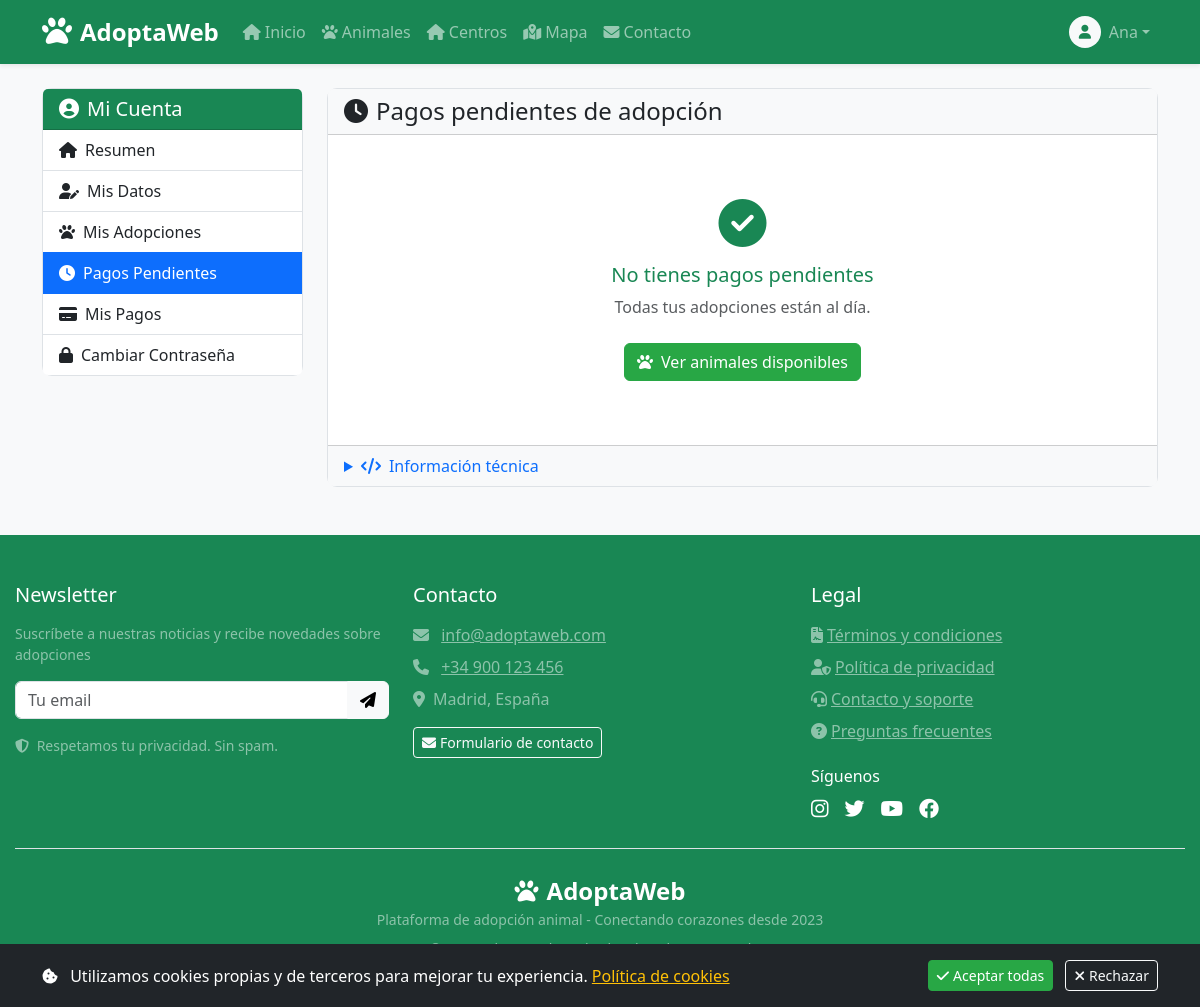
The page /perfil/pagos-pendientes.php (signed in) on the database as committed earlier.
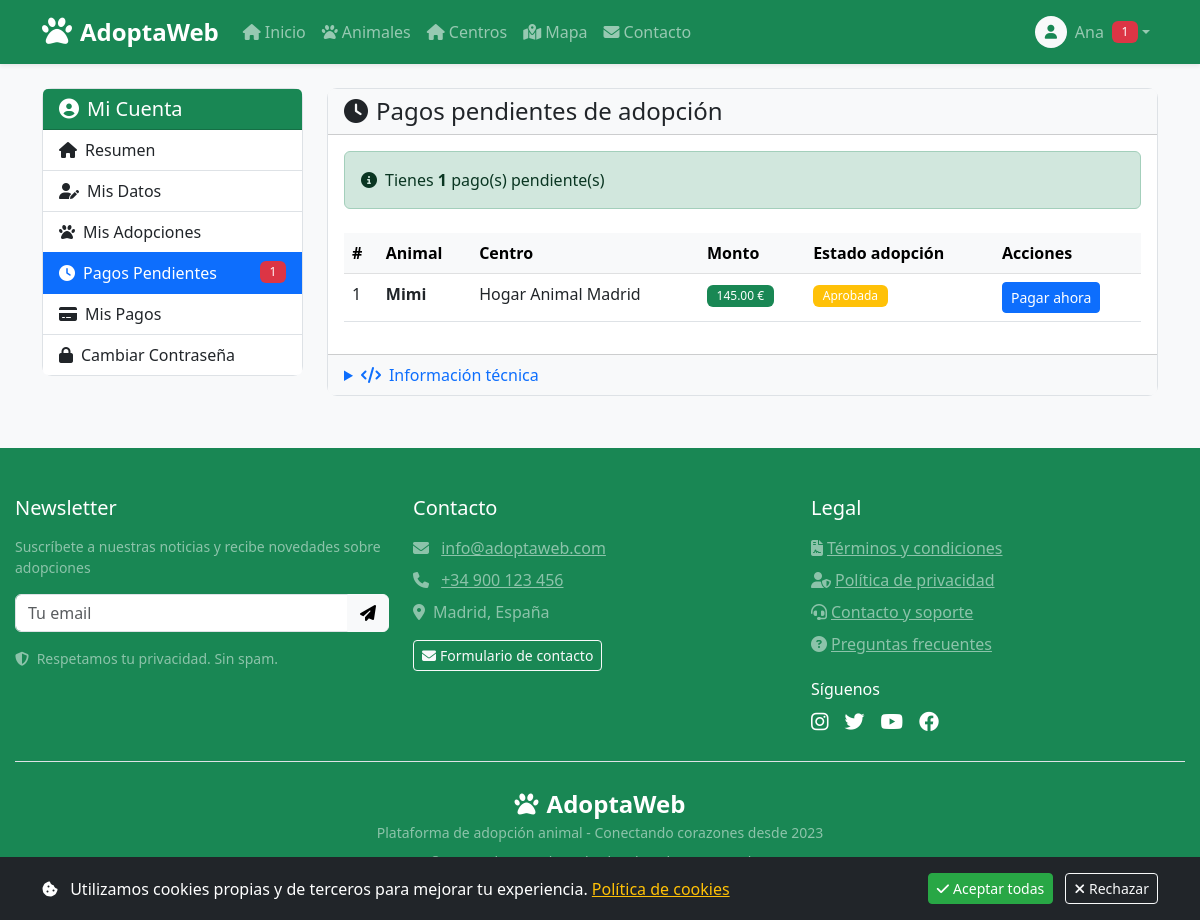
The same page on the database as committed later.
### tables this page shows
CREATE TABLE `adopciones_pagos` (
  `id` int(11) NOT NULL,
  `id_adopcion` int(11) NOT NULL,
  `id_usuario` int(11) NOT NULL,
  `monto` decimal(10,2) NOT NULL,
  `estado` enum('Pendiente','Pagado','Cancelado') DEFAULT 'Pendiente',
  `fecha_creacion` datetime DEFAULT current_timestamp(),
  `fecha_pago` datetime DEFAULT NULL,
  `token_pago` varchar(64) DEFAULT NULL
);

CREATE TABLE `adopciones` (
  `id_adopcion` int(11) NOT NULL,
  `id_usuario` int(11) DEFAULT NULL,
  `id_animal` int(11) DEFAULT NULL,
  `fecha_solicitud` date DEFAULT curdate(),
  `fecha_adopcion` date DEFAULT NULL,
  `estado` enum('Pendiente','Aprobada','Rechazada') DEFAULT 'Pendiente',
  `notas` text DEFAULT NULL
);

### includes/config.php (called while the page is built, shortened)
<?php
require_once ROOT_PATH . '/includes/conexion.php';
function estaLogueado() {
    return isset($_SESSION['user_id']);
}
function esAdmin() {
    return isset($_SESSION['user_role']) && (int)$_SESSION['user_role'] === 1;
}
function obtenerUsuario() {
    global $pdo;
    if (estaLogueado()) {
        $stmt = $pdo->prepare("SELECT * FROM usuarios WHERE id_usuario = ?");
        $stmt->execute([$_SESSION['user_id']]);
        return $stmt->fetch();
    }
    return null;
}
?>

### perfil/pagos-pendientes.php (the view, shortened to what the changed rows need)
<?php
require_once '../includes/config.php';
$user_id = $_SESSION['user_id'] ?? 0;
$pendientes   = [];
try {
    $sql = "SELECT
                ap.id,
                ap.monto,
                ap.token_pago,
                a.estado AS estado_adopcion,
                COALESCE(an.nombre,'Sin nombre') AS animal_nombre,
                COALESCE(c.nombre,'Centro no especificado') AS centro_nombre
            FROM adopciones_pagos ap
            LEFT JOIN adopciones a ON ap.id_adopcion = a.id_adopcion
            LEFT JOIN animales an ON a.id_animal = an.id_animal
            LEFT JOIN centros c ON an.id_centro = c.id_centro
            WHERE ap.id_usuario = ? AND ap.estado = 'Pendiente'
            ORDER BY ap.id DESC";
    $stmt = $pdo->prepare($sql);
    $stmt->execute([$user_id]);
    $pendientes = $stmt->fetchAll(PDO::FETCH_ASSOC) ?: [];
} catch (Exception $e) {
    $pendientes = [];
}
$numPendientes = count($pendientes);
?>
<!DOCTYPE html>
<html lang="es">
<head>
    <?php include '../includes/header.php'; ?>
</head>
<body>
<?php include '../includes/navbar.php'; ?>
<div class="container mt-4">
    <div class="row">
        <div class="col-md-3"><?php include 'menu-lateral.php'; ?></div>
        <div class="col-md-9">
            <div class="card">
                <div class="card-body">
                    <?php if ($numPendientes > 0): ?>
                        <div class="alert alert-success mb-4">
                            <i class="fas fa-info-circle me-2"></i>Tienes <strong><?= $numPendientes ?></strong> pago(s) pendiente(s)
                        </div>
                        <div class="table-responsive">
                            <table class="table table-hover">
                                <thead class="table-light">
                                    <tr><th>#</th><th>Animal</th><th>Centro</th><th>Monto</th><th>Estado adopción</th><th>Acciones</th></tr>
                                </thead>
                                <tbody>
<?php
$stmt = $pdo->prepare("
    SELECT
    ap.id,
    ap.monto,
    ap.token_pago,
    a.estado AS estado_adopcion,
    COALESCE(an.nombre,'Sin nombre') AS animal_nombre,
    COALESCE(c.nombre,'Centro no especificado') AS centro_nombre
FROM adopciones_pagos ap
JOIN adopciones a ON ap.id_adopcion = a.id_adopcion
LEFT JOIN animales an ON a.id_animal = an.id_animal
LEFT JOIN centros c ON an.id_centro = c.id_centro
WHERE ap.id_usuario = ?
  AND ap.estado = 'Pendiente'
  AND a.estado = 'Aprobada'
ORDER BY ap.id DESC
");
$stmt->execute([$_SESSION['user_id']]);
$filas = $stmt->fetchAll(PDO::FETCH_ASSOC);
$html = '';
foreach ($filas as $i => $p) {
    $html .= '
    <tr>
        <td>' . ($i + 1) . '</td>
        <td><strong>' . htmlspecialchars($p['animal_nombre']) . '</strong></td>
        <td>' . htmlspecialchars($p['centro_nombre']) . '</td>
        <td><span class="badge bg-success">' . number_format($p['monto'], 2) . ' €</span></td>
        <td><span class="badge bg-warning">' . htmlspecialchars($p['estado_adopcion']) . '</span></td>
        <td>
            <a href="' . BASE_URL . '/pagos/vacunas.php?token=' . $p['token_pago'] . '" class="btn btn-sm btn-primary">
                Pagar ahora
            </a>
        </td>
    </tr>';
}
?>
<?= $html ?>
                                </tbody>
                            </table>
                        </div>
                    <?php else: ?>
                        <div class="text-center py-5">
                            <i class="fas fa-check-circle fa-3x text-success mb-3"></i>
                            <h5 class="text-success">No tienes pagos pendientes</h5>
                            <p class="text-muted mb-4">Todas tus adopciones están al día.</p>
                            <a href="<?= BASE_URL ?>/animales/" class="btn btn-success">
                                <i class="fas fa-paw me-2"></i>Ver animales disponibles
                            </a>
                        </div>
                    <?php endif; ?>
                </div>
            </div>
        </div>
    </div>
</div>
<?php include '../includes/footer.php'; ?>
</body>
</html>

### includes/navbar.php (shortened to what the changed rows need)
<?php
$usuario = obtenerUsuario();
if (estaLogueado() && !esAdmin()) {
    $stmt = $pdo->prepare("SELECT COUNT(*) FROM adopciones_pagos WHERE id_usuario=? AND estado='Pendiente'");
    $stmt->execute([$_SESSION['user_id']]);
    $pendientes = $stmt->fetchColumn();
}
?>
<nav class="navbar navbar-expand-lg navbar-dark bg-success shadow-sm">
    <div class="container">
        <div class="collapse navbar-collapse" id="navbarPrincipal">
            <div class="navbar-nav">
                <?php if (estaLogueado() && !esAdmin()): ?>
                    <div class="nav-item dropdown">
                        <a class="nav-link dropdown-toggle d-flex align-items-center" href="#" id="dropdownUsuario" role="button" data-bs-toggle="dropdown" aria-expanded="false">
                            <div class="avatar-circle bg-light text-success me-2"><i class="fas fa-user"></i></div>
                            <span><?= htmlspecialchars($usuario['nombre']) ?></span>
                            <?php if ($pendientes): ?>
                                <span class="badge bg-danger ms-2"><?= $pendientes ?></span>
                            <?php endif; ?>
                        </a>
                    </div>
                <?php endif; ?>
            </div>
        </div>
    </div>
</nav>

### perfil/menu-lateral.php (shortened to what the changed rows need)
<?php
$pagina_actual = basename($_SERVER['PHP_SELF']);
?>
<div class="card mb-4">
    <div class="list-group list-group-flush">
        <a href="<?= BASE_URL ?>/perfil/pagos-pendientes.php"
           class="list-group-item list-group-item-action <?= $pagina_actual == 'pagos-pendientes.php' ? 'active' : '' ?>">
            <i class="fas fa-clock me-2"></i>Pagos Pendientes
            <?php
            if (estaLogueado()) {
                $stmt = $pdo->prepare("SELECT COUNT(*) FROM adopciones_pagos WHERE id_usuario = ? AND estado = 'Pendiente'");
                $stmt->execute([$_SESSION['user_id']]);
                $num_pendientes = $stmt->fetchColumn();
                if ($num_pendientes > 0): ?>
                    <span class="badge bg-danger float-end"><?= $num_pendientes ?></span>
                <?php endif;
            }
            ?>
        </a>
    </div>
</div>

Rows that differ between the two databases and show on the page:
added adopciones_pagos: animal_nombre "Mimi", centro_nombre "Hogar Animal Madrid", monto "145.00", id_adopcion.estado "Aprobada"
Other text that changed with them:
$pendientes: (not shown) → "1"
$num_pendientes: (not shown) → "1"
$numPendientes: (not shown) → "1"
text no longer shown: "No tienes pagos pendientes Todas tus adopciones están al día. Ver animales disponibles"
text now shown: "Tienes pago(s) pendiente(s) # Animal Centro Monto Estado adopción Acciones"
